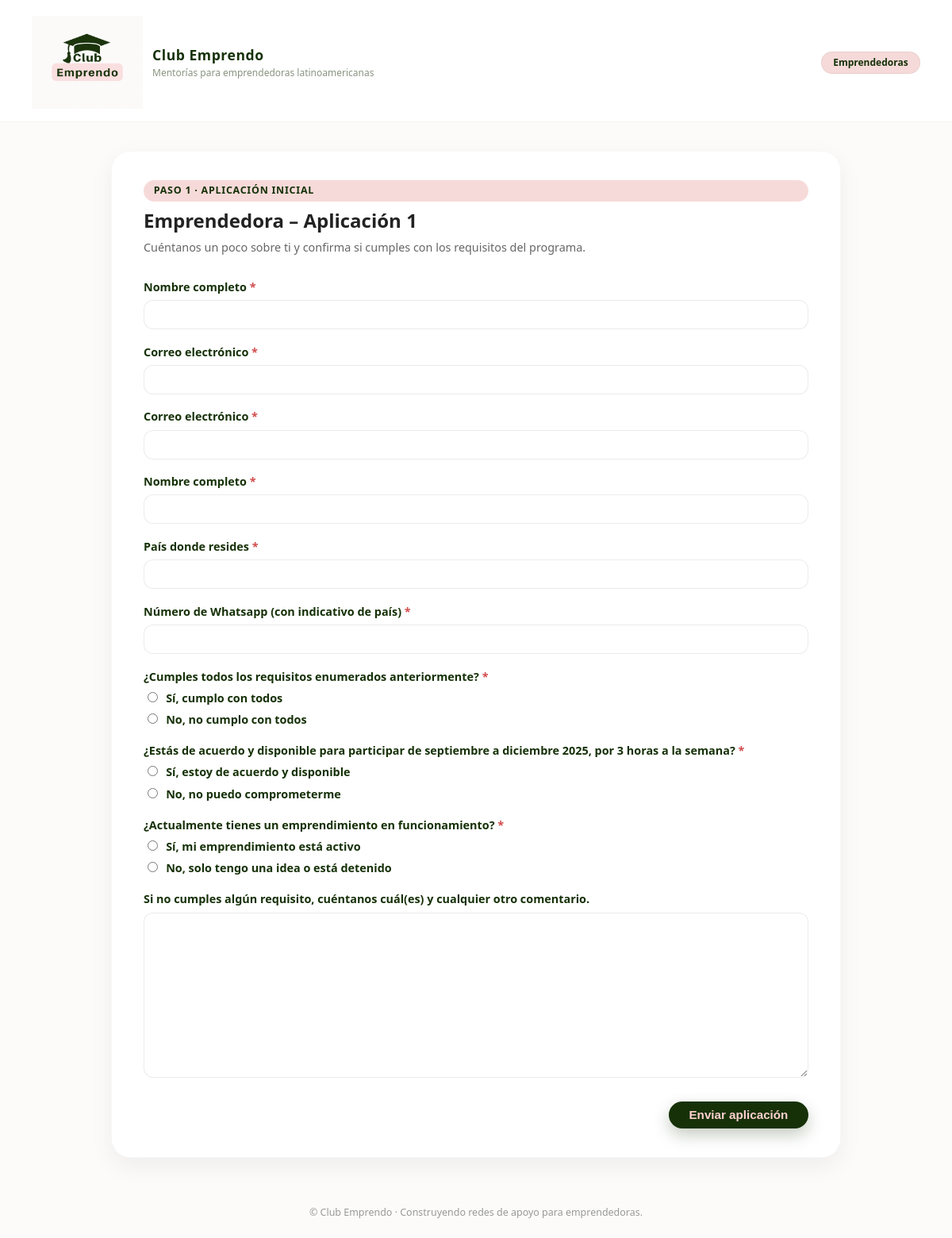
/apply/emprendedora/, run on the app's committed database.
### applications/models.py (models this page shows, shortened)
class FormDefinition(models.Model):
    slug = models.SlugField(unique=True)  # e.g. "E_A1"
    name = models.CharField(max_length=200)
    description = models.TextField(blank=True)
    is_public = models.BooleanField(
        default=True,
        help_text="Public forms are linked directly from the website (A1). A2 forms are private and used via invite link.",
    )

class Question(models.Model):
    SHORT_TEXT = "short_text"
    LONG_TEXT = "long_text"
    INTEGER = "integer"
    BOOLEAN = "boolean"         # single checkbox
    CHOICE = "choice"           # single choice (radio/dropdown)
    MULTI_CHOICE = "multi_choice"  # multiple choice (checkbox list)
    FIELD_TYPES = [
        (SHORT_TEXT, "Short text"),
        (LONG_TEXT, "Long text"),
        (INTEGER, "Integer"),
        (BOOLEAN, "Yes/No (checkbox)"),
        (CHOICE, "Single choice"),
        (MULTI_CHOICE, "Multiple choice"),
    ]
    form = models.ForeignKey(
        FormDefinition,
        on_delete=models.CASCADE,
        related_name="questions",
    )
    text = models.CharField(max_length=255)
    help_text = models.TextField(blank=True)
    field_type = models.CharField(max_length=20, choices=FIELD_TYPES)
    required = models.BooleanField(default=True)
    position = models.PositiveIntegerField(default=0)
    slug = models.SlugField(
        help_text="Stable identifier for grading (e.g. 'e2_hours_per_week')."
    )
    active = models.BooleanField(default=True)
    class Meta:
        unique_together = ("form", "slug")
        ordering = ["position"]

### applications/views.py (the view)
def apply_emprendedora_first(request):
    return _handle_application_form(request, "E_A1", second_stage=False)

### applications/templates/applications/application_form.html (shortened to what this page needs)
{% extends "applications/base.html" %}
{% block role_chips %}
  {% if form_def.slug|slice:":1" == "E" %}
    <span class="ce-chip">Emprendedoras</span>
  {% elif form_def.slug|slice:":1" == "M" %}
    <span class="ce-chip">Mentoras</span>
  {% else %}
    {{ block.super }}
  {% endif %}
{% endblock %}
{% block content %}
  <div class="ce-form-header">
    <span class="ce-form-pill">
        {% if second_stage %}
          Paso 2 · Aplicación detallada
        {% else %}
          Paso 1 · Aplicación inicial
        {% endif %}
      </span>
    <h1 class="ce-form-title ce-heading">{{ form_def.name }}</h1>
    <p class="ce-form-subtitle">
      {% if second_stage %}
        Esta es la segunda parte del proceso de selección. Tómate tu tiempo para
        responder con calma; tus respuestas nos ayudan a conectar mejor mentoras
        y emprendedoras.
      {% else %}
        Cuéntanos un poco sobre ti y confirma si cumples con los requisitos del
        programa.
      {% endif %}
    </p>
  </div>
  <form method="post">
    {% for field in form %}
      <div class="form-row">
        <label
          {% if field.field.required %}class="required"{% endif %}
          for="{{ field.id_for_label }}"
        >
          {{ field.label }}
        </label>
        {{ field }}
      </div>
    {% endfor %}
    <div class="ce-actions">
      <button type="submit" class="ce-button-primary">Enviar aplicación</button>
    </div>
  </form>
{% endblock %}

### applications/templates/applications/base.html (shortened to what this page needs)
{% load static %}
<!DOCTYPE html>
<html lang="es">
  <head>
    <link
      rel="stylesheet"
      href="{% static 'applications/css/styles.css' %}"
    />
  </head>
  <body>
    <div class="ce-page">
      <header class="ce-header">
        <div class="ce-header-inner">
          <div class="ce-brand">
            <div class="ce-logo">
              <img
                src="{% static 'applications/img/logo.png' %}"
                alt="Club Emprendo"
              />
            </div>
            <div class="ce-brand-text">
              <span class="ce-brand-name">Club Emprendo</span>
              <span class="ce-brand-tagline"
                >Mentorías para emprendedoras latinoamericanas</span
              >
            </div>
          </div>
          <div class="ce-role-chips">
            {% block role_chips %}{% endblock %}
          </div>
        </div>
      </header>
      <main class="ce-main">
        <div class="ce-container">
          <div class="ce-card">
            {% block content %}{% endblock %}
          </div>
        </div>
      </main>
      <footer class="ce-footer">
        © {{ now|date:"Y" }} Club Emprendo · Construyendo redes de apoyo para
        emprendedoras.
      </footer>
    </div>
  </body>
</html>

### static/applications/css/styles.css (style rules this page uses)
:root { --ce-pink: #ffd1d1; --ce-soft-pink: #f6dad9; --ce-deep-green: #163108; --ce-muted-green: #889480; --ce-bg: #fcfbfa; --ce-white: #ffffff; --ce-radius-lg: 18px; --ce-radius-md: 12px; --ce-radius-sm: 8px; --ce-shadow-soft: 0 10px 30px rgba(0, 0, 0, 0.06); }
*, *::before, *::after { box-sizing: border-box; }
body { margin: 0; font-family: system-ui, -apple-system, BlinkMacSystemFont, "Segoe UI", sans-serif; background-color: var(--ce-bg); color: #222; line-height: 1.5; }
h1, h2, h3, h4, .ce-heading { font-family: "Aileron", system-ui, -apple-system, BlinkMacSystemFont, "Segoe UI", sans-serif; }
.ce-page { min-height: 100vh; display: flex; flex-direction: column; }
.ce-main { flex: 1; }
.ce-header { padding: 1.25rem 2rem 1rem; display: flex; justify-content: flex-start; align-items: flex-start; background: var(--ce-white); border-bottom: 1px solid rgba(0,0,0,0.05); }
.ce-header-inner { width: 100%; max-width: 1120px; margin: 0 auto; display: flex; align-items: center; justify-content: space-between; }
.ce-brand { display: flex; align-items: center; gap: 0.75rem; }
.ce-logo { display: flex; align-items: center; }
.ce-logo img { width: 140px; height: auto; display: block; }
.ce-brand-name { font-size: 1.2rem; font-weight: 800; color: var(--ce-deep-green); letter-spacing: 0.03em; }
.ce-brand-text { display: flex; flex-direction: column; }
.ce-brand-name { font-size: 1.1rem; font-weight: 800; color: var(--ce-deep-green); letter-spacing: 0.03em; }
.ce-brand-tagline { font-size: 0.75rem; color: var(--ce-muted-green); }
.ce-role-chips { display: flex; gap: 0.5rem; }
.ce-chip { border-radius: 999px; padding: 0.25rem 0.9rem; font-size: 0.75rem; border: 1px solid rgba(0, 0, 0, 0.05); background: var(--ce-soft-pink); color: var(--ce-deep-green); font-weight: 600; }
.ce-container { width: 100%; max-width: 960px; margin: 2.25rem auto 2.75rem; padding: 0 1.25rem; }
.ce-card { background: var(--ce-white); border-radius: 24px; box-shadow: var(--ce-shadow-soft); padding: 2.25rem 2.5rem; border: 1px solid rgba(0, 0, 0, 0.03); }
.ce-form-header { display: flex; flex-direction: column; gap: 0.35rem; margin-bottom: 1.75rem; }
.ce-form-pill { display: inline-flex; align-items: center; gap: 0.4rem; font-size: 0.78rem; padding: 0.25rem 0.8rem; border-radius: 999px; background: var(--ce-soft-pink); color: var(--ce-deep-green); font-weight: 600; text-transform: uppercase; letter-spacing: 0.06em; }
.ce-form-title { font-size: 1.5rem; margin: 0; }
.ce-form-subtitle { font-size: 0.9rem; color: #666; margin: 0; }
form { margin: 0; }
.form-row { margin-bottom: 1.1rem; }
.form-row label { display: block; font-size: 0.9rem; font-weight: 600; color: var(--ce-deep-green); margin-bottom: 0.35rem; }
input[type="text"], input[type="email"], input[type="number"], input[type="tel"], textarea, select { width: 100%; border-radius: var(--ce-radius-md); border: 1px solid rgba(0, 0, 0, 0.08); padding: 0.5rem 0.7rem; font-size: 0.9rem; font-family: inherit; background-color: #fff; transition: border-color 0.15s ease, box-shadow 0.15s ease, background-color 0.15s ease; }
textarea { min-height: 110px; resize: vertical; }
.form-row input[type="radio"], .form-row input[type="checkbox"] { margin-right: 0.4rem; }
label.required::after { content: " *"; color: #d14b4b; }
.ce-actions { margin-top: 1.5rem; display: flex; justify-content: flex-end; }
.ce-button-primary { border: none; border-radius: 999px; padding: 0.55rem 1.6rem; font-size: 0.95rem; font-weight: 700; cursor: pointer; background: var(--ce-deep-green); color: var(--ce-pink); box-shadow: 0 8px 20px rgba(22, 49, 8, 0.25); transition: transform 0.12s ease, box-shadow 0.12s ease, background-color 0.12s ease; }
.ce-footer { padding: 1rem 1.5rem 1.4rem; font-size: 0.78rem; color: #999; text-align: center; }

### data on the page
FormDefinition: name "Emprendedora – Aplicación 1"
Question: label "Nombre completo", label "Nombre completo"
Question: label "Correo electrónico", label "Correo electrónico"
Question: label "País donde resides"
Question: label "Número de Whatsapp (con indicativo de país)"
Question: label "¿Cumples todos los requisitos enumerados anteriormente?"
Question: label "¿Estás de acuerdo y disponible para participar de septiembre a diciembre 2025, por 3 horas a la semana?"
Question: label "¿Actualmente tienes un emprendimiento en funcionamiento?"
Question: label "Si no cumples algún requisito, cuéntanos cuál(es) y cualquier otro comentario."
